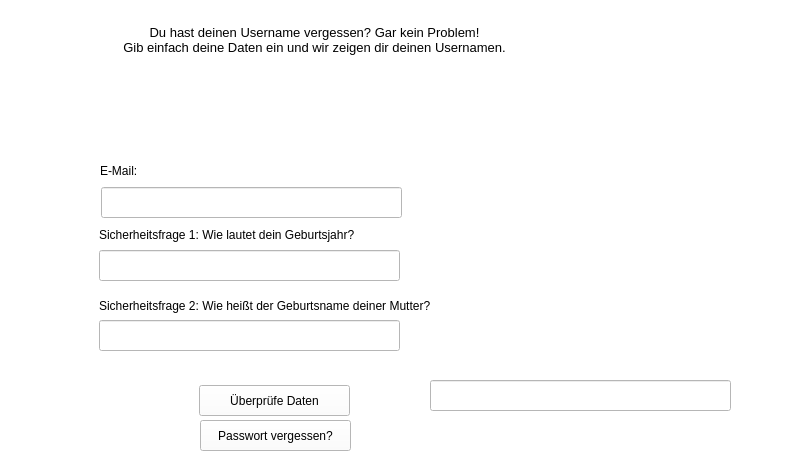
<?xml version="1.0" encoding="UTF-8"?>
<ui version="4.0">
 <class>Username</class>
 <widget class="QWidget" name="Username">
  <property name="geometry">
   <rect>
    <x>0</x>
    <y>0</y>
    <width>791</width>
    <height>455</height>
   </rect>
  </property>
  <property name="windowTitle">
   <string>Form</string>
  </property>
  <property name="styleSheet">
   <string notr="true">background-color: rgb(255, 255, 255);</string>
  </property>
  <widget class="QPushButton" name="ButtonCheck">
   <property name="geometry">
    <rect>
     <x>199</x>
     <y>385</y>
     <width>151</width>
     <height>31</height>
    </rect>
   </property>
   <property name="text">
    <string>Überprüfe Daten</string>
   </property>
  </widget>
  <widget class="QLineEdit" name="Email">
   <property name="geometry">
    <rect>
     <x>101</x>
     <y>187</y>
     <width>301</width>
     <height>31</height>
    </rect>
   </property>
  </widget>
  <widget class="QLineEdit" name="lES2">
   <property name="geometry">
    <rect>
     <x>99</x>
     <y>320</y>
     <width>301</width>
     <height>31</height>
    </rect>
   </property>
  </widget>
  <widget class="QLineEdit" name="lES1">
   <property name="geometry">
    <rect>
     <x>99</x>
     <y>250</y>
     <width>301</width>
     <height>31</height>
    </rect>
   </property>
  </widget>
  <widget class="QLabel" name="labelGreeting">
   <property name="geometry">
    <rect>
     <x>59</x>
     <y>15</y>
     <width>511</width>
     <height>51</height>
    </rect>
   </property>
   <property name="text">
    <string>&lt;html&gt;&lt;head/&gt;&lt;body&gt;&lt;p align=&quot;center&quot;&gt;&lt;span style=&quot; font-size:10pt;&quot;&gt;Du hast deinen Username vergessen? Gar kein Problem!&lt;br/&gt;Gib einfach deine Daten ein und wir zeigen dir deinen Usernamen.&lt;/span&gt;&lt;/p&gt;&lt;/body&gt;&lt;/html&gt;</string>
   </property>
  </widget>
  <widget class="QLabel" name="label_2">
   <property name="geometry">
    <rect>
     <x>99</x>
     <y>224</y>
     <width>291</width>
     <height>21</height>
    </rect>
   </property>
   <property name="text">
    <string>Sicherheitsfrage 1: Wie lautet dein Geburtsjahr?</string>
   </property>
  </widget>
  <widget class="QLabel" name="label_3">
   <property name="geometry">
    <rect>
     <x>99</x>
     <y>295</y>
     <width>381</width>
     <height>21</height>
    </rect>
   </property>
   <property name="text">
    <string>Sicherheitsfrage 2: Wie heißt der Geburtsname deiner Mutter?</string>
   </property>
  </widget>
  <widget class="QLabel" name="label_4">
   <property name="geometry">
    <rect>
     <x>100</x>
     <y>160</y>
     <width>291</width>
     <height>21</height>
    </rect>
   </property>
   <property name="text">
    <string>E-Mail:</string>
   </property>
  </widget>
  <widget class="QPushButton" name="ForgotPassword">
   <property name="geometry">
    <rect>
     <x>200</x>
     <y>420</y>
     <width>151</width>
     <height>31</height>
    </rect>
   </property>
   <property name="text">
    <string>Passwort vergessen?</string>
   </property>
  </widget>
  <widget class="QLineEdit" name="lEUsername">
   <property name="geometry">
    <rect>
     <x>430</x>
     <y>380</y>
     <width>301</width>
     <height>31</height>
    </rect>
   </property>
  </widget>
 </widget>
 <resources/>
 <connections/>
</ui>
